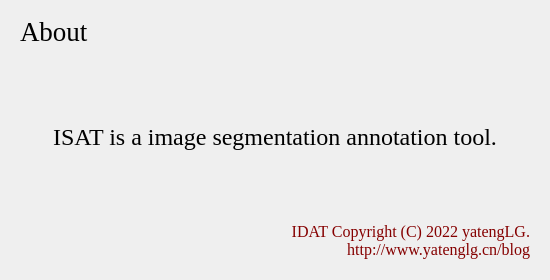
<?xml version="1.0" encoding="UTF-8"?>
<ui version="4.0">
 <class>Dialog</class>
 <widget class="QDialog" name="Dialog">
  <property name="geometry">
   <rect>
    <x>0</x>
    <y>0</y>
    <width>550</width>
    <height>280</height>
   </rect>
  </property>
  <property name="minimumSize">
   <size>
    <width>550</width>
    <height>280</height>
   </size>
  </property>
  <property name="maximumSize">
   <size>
    <width>550</width>
    <height>280</height>
   </size>
  </property>
  <property name="windowTitle">
   <string>about</string>
  </property>
  <layout class="QVBoxLayout" name="verticalLayout">
   <item>
    <widget class="QWidget" name="widget" native="true">
     <layout class="QVBoxLayout" name="verticalLayout_2">
      <property name="spacing">
       <number>0</number>
      </property>
      <property name="leftMargin">
       <number>0</number>
      </property>
      <property name="topMargin">
       <number>0</number>
      </property>
      <property name="rightMargin">
       <number>0</number>
      </property>
      <property name="bottomMargin">
       <number>0</number>
      </property>
      <item>
       <widget class="QWidget" name="widget_2" native="true">
        <property name="maximumSize">
         <size>
          <width>16777215</width>
          <height>40</height>
         </size>
        </property>
        <layout class="QHBoxLayout" name="horizontalLayout">
         <item>
          <widget class="QLabel" name="label">
           <property name="maximumSize">
            <size>
             <width>16777215</width>
             <height>50</height>
            </size>
           </property>
           <property name="font">
            <font>
             <family>Times New Roman</family>
             <pointsize>20</pointsize>
            </font>
           </property>
           <property name="text">
            <string>About</string>
           </property>
          </widget>
         </item>
        </layout>
       </widget>
      </item>
      <item>
       <widget class="QWidget" name="widget_3" native="true">
        <property name="font">
         <font>
          <family>Times New Roman</family>
          <pointsize>12</pointsize>
         </font>
        </property>
        <layout class="QVBoxLayout" name="verticalLayout_3">
         <item>
          <widget class="QLabel" name="label_2">
           <property name="font">
            <font>
             <pointsize>18</pointsize>
            </font>
           </property>
           <property name="text">
            <string>ISAT is a image segmentation annotation tool.</string>
           </property>
           <property name="alignment">
            <set>Qt::AlignCenter</set>
           </property>
          </widget>
         </item>
         <item>
          <widget class="QLabel" name="label_4">
           <property name="maximumSize">
            <size>
             <width>16777215</width>
             <height>40</height>
            </size>
           </property>
           <property name="layoutDirection">
            <enum>Qt::LeftToRight</enum>
           </property>
           <property name="styleSheet">
            <string notr="true">color: rgb(133, 0, 0);</string>
           </property>
           <property name="text">
            <string>IDAT Copyright (C) 2022 yatengLG.
http://www.yatenglg.cn/blog</string>
           </property>
           <property name="alignment">
            <set>Qt::AlignRight|Qt::AlignTrailing|Qt::AlignVCenter</set>
           </property>
          </widget>
         </item>
        </layout>
       </widget>
      </item>
     </layout>
    </widget>
   </item>
  </layout>
 </widget>
 <resources>
  <include location="../icons.qrc"/>
 </resources>
 <connections/>
</ui>
